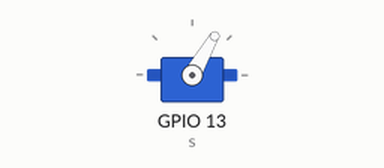
This sketch was run on a simulated ESP32. On the bench: servo.

Above: at 0.05 s.
Timing chart, 0 to 4.6 s (numbered marks = the images above):
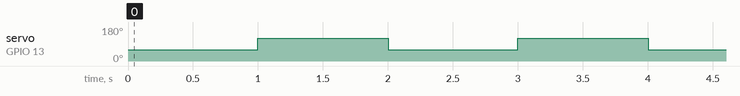

The sketch:

servo_test.ino
```cpp
// Servo test - the nozzle servo should swing between 60 and 120 degrees.
#include <ESP32Servo.h>

Servo s;

void setup() {
  s.setPeriodHertz(50);
  s.attach(13, 500, 2400);
}

void loop() {
  s.write(60);  delay(1000);
  s.write(120); delay(1000);
}
```

Measured:
- by itself, servo on GPIO 13 (s): alternates 120° for 1.0 s and 60° for 1.0 s
